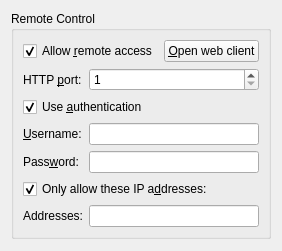
     <widget class="QWidget" name="remoteTab">
      <attribute name="title">
       <string>Remote</string>
      </attribute>
      <layout class="QVBoxLayout" name="remoteTabLayout">
       <item>
        <widget class="QGroupBox" name="remoteControlSection">
         <property name="title">
          <string>Remote Control</string>
         </property>
         <layout class="QGridLayout" name="remoteControlSectionLayout" columnstretch="0,1,0">
          <item row="0" column="0" colspan="2">
           <widget class="QCheckBox" name="enableRpcCheck">
            <property name="text">
             <string>Allow &amp;remote access</string>
            </property>
            <property name="checked">
             <bool>true</bool>
            </property>
           </widget>
          </item>
          <item row="0" column="2">
           <widget class="QPushButton" name="openWebClientButton">
            <property name="text">
             <string>&amp;Open web client</string>
            </property>
            <property name="autoDefault">
             <bool>false</bool>
            </property>
           </widget>
          </item>
          <item row="1" column="0">
           <widget class="QLabel" name="rpcPortLabel">
            <property name="text">
             <string>HTTP &amp;port:</string>
            </property>
            <property name="buddy">
             <cstring>rpcPortSpin</cstring>
            </property>
           </widget>
          </item>
          <item row="1" column="1" colspan="2">
           <widget class="QSpinBox" name="rpcPortSpin">
            <property name="minimum">
             <number>1</number>
            </property>
            <property name="maximum">
             <number>65535</number>
            </property>
           </widget>
          </item>
          <item row="2" column="0" colspan="3">
           <widget class="QCheckBox" name="requireRpcAuthCheck">
            <property name="text">
             <string>Use &amp;authentication</string>
            </property>
            <property name="checked">
             <bool>true</bool>
            </property>
           </widget>
          </item>
          <item row="3" column="0">
           <widget class="QLabel" name="rpcUsernameLabel">
            <property name="text">
             <string>&amp;Username:</string>
            </property>
            <property name="buddy">
             <cstring>rpcUsernameEdit</cstring>
            </property>
           </widget>
          </item>
          <item row="3" column="1" colspan="2">
           <widget class="QLineEdit" name="rpcUsernameEdit"/>
          </item>
          <item row="4" column="0">
           <widget class="QLabel" name="rpcPasswordLabel">
            <property name="text">
             <string>Pass&amp;word:</string>
            </property>
            <property name="buddy">
             <cstring>rpcPasswordEdit</cstring>
            </property>
           </widget>
          </item>
          <item row="4" column="1" colspan="2">
           <widget class="QLineEdit" name="rpcPasswordEdit">
            <property name="echoMode">
             <enum>QLineEdit::Password</enum>
            </property>
           </widget>
          </item>
          <item row="5" column="0" colspan="3">
           <widget class="QCheckBox" name="enableRpcWhitelistCheck">
            <property name="text">
             <string>Only allow these IP a&amp;ddresses:</string>
            </property>
            <property name="checked">
             <bool>true</bool>
            </property>
           </widget>
          </item>
          <item row="6" column="0">
           <widget class="QLabel" name="rpcWhitelistLabel">
            <property name="text">
             <string>Addresses:</string>
            </property>
            <property name="buddy">
             <cstring>rpcWhitelistEdit</cstring>
            </property>
           </widget>
          </item>
          <item row="6" column="1" colspan="2">
           <widget class="QLineEdit" name="rpcWhitelistEdit"/>
          </item>
         </layout>
        </widget>
       </item>
       <item>
        <spacer name="remoteTabBottomSpacer">
         <property name="orientation">
          <enum>Qt::Vertical</enum>
         </property>
         <property name="sizeHint" stdset="0">
          <size>
           <width>1</width>
           <height>1</height>
          </size>
         </property>
        </spacer>
       </item>
      </layout>
     </widget>
